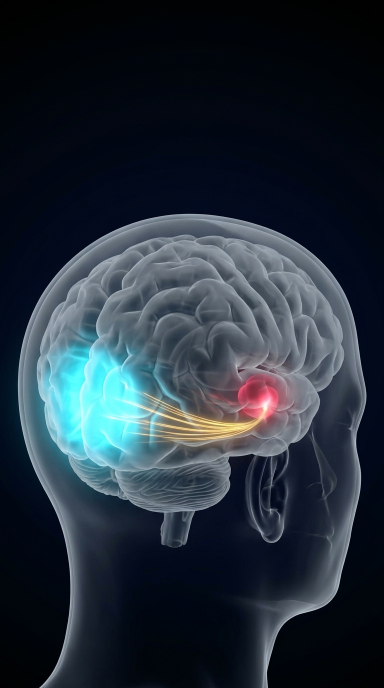
#> input picture BCI_Shorts_Channel/reference_style_anchors/brain_r78m_dual_mode_anchors/anchor_01_mode1_xray_drilldown_fusiform_amygdala.jpg, 768 x 1376 px, given in place of ., which was not available (shown at 1/2 size)
$ python -i render_qa_sheets.py   (imports and definitions only)
#> lines starting #> are read from the running program, lines starting #| are printed output that depends on the picture
"""
ALL ABOUT BRAIN — Coarse-to-Fine 2-Stage VLM Triage Sheet Builder (Tier S-3).

Standalone local-only utility & CLI (0 Google Flow / 0 network calls):
  - Stage 1 (Coarse): packs up to 12 images (4x3) onto exact 1536x1536 square JPEG contact
    sheets (~1,032-1,120 Gemini vision tokens each) with crisp tile borders & ID headers.
  - Stage 2 (Fine): extracts <= 384x384 square JPEG ROI crops (<= 258 tokens each) on
    suspect images or normalized bounding boxes without upscaling past 384x384.
"""

from __future__ import annotations

import argparse
import json
from pathlib import Path
import re
import sys
from typing import Any, Mapping, Sequence

from PIL import Image, ImageDraw, ImageFont, ImageOps

WORKSPACE_ROOT = Path(__file__).resolve().parent.parent
if str(WORKSPACE_ROOT) not in sys.path:
    sys.path.insert(0, str(WORKSPACE_ROOT))

_IMAGE_EXTS = (".png", ".jpg", ".jpeg", ".webp")


# [13 lines left out: function _load_triage_font, not called in this run]


def _natural_sort_key(path: Path) -> tuple[Any, ...]:
    parts = re.split(r"([0-9]+)", path.name.lower())
    return tuple(int(p) if p.isdigit() else p for p in parts)


def _safe_slug(text: str) -> str:
    return re.sub(r"[^a-zA-Z0-9_-]+", "_", str(text or "item")).strip("_")[:48] or "item"


# [81 lines left out: function render_coarse_triage_sheets, not called in this run]


def _resolve_bbox_norm(
    idx: int,
    label: str,
    stem: str,
    bboxes_norm: Sequence[Any] | Mapping[Any, Any] | None,
) -> tuple[float, float, float, float] | None:
    if bboxes_norm is None:
        return None
    raw: Any = None
    if isinstance(bboxes_norm, Mapping):
        for key in (idx, str(idx), label, stem):
            if key in bboxes_norm:
                raw = bboxes_norm[key]
                break
    elif isinstance(bboxes_norm, Sequence) and idx < len(bboxes_norm):
        raw = bboxes_norm[idx]
    if not isinstance(raw, (list, tuple)) or len(raw) != 4:
        return None
    x0, y0, x1, y1 = (float(v) for v in raw)
    x0, x1 = max(0.0, min(1.0, min(x0, x1))), max(0.0, min(1.0, max(x0, x1)))
    y0, y1 = max(0.0, min(1.0, min(y0, y1))), max(0.0, min(1.0, max(y0, y1)))
    if x1 <= x0 or y1 <= y0:
        return None
    return (x0, y0, x1, y1)


def render_fine_suspect_crops(
    image_paths: Sequence[str | Path],
    out_dir: str | Path,
    *,
    crop_size: int = 384,
    bboxes_norm: Sequence[Any] | Mapping[Any, Any] | None = None,
    labels: Sequence[str] | None = None,
) -> list[dict[str, Any]]:
    """
    Extract square fine-inspection JPEG crops (<= `crop_size x crop_size`, default <= 384x384,
    <= 258 Gemini vision tokens) centered on target/specified normalized ROIs without upscaling.
    """
#> called with out_dir = 'out.png', crop_size = 384
    paths = [Path(p) for p in (image_paths or ()) if Path(p).exists()]
    if not paths:
        return []
    out_path = Path(out_dir)
    out_path.mkdir(parents=True, exist_ok=True)
    max_side = max(32, int(crop_size))

    crops: list[dict[str, Any]] = []
    for idx, img_p in enumerate(paths):
        lbl = str(labels[idx]).strip() if (labels and idx < len(labels) and str(labels[idx]).strip()) else img_p.stem
        bbox = _resolve_bbox_norm(idx, lbl, img_p.stem, bboxes_norm)
        with Image.open(img_p) as im:
#> im is the input picture: PIL image 768x1376 RGB; mean R, G, B 37.2, 48, 58.9
            rgb = ImageOps.exif_transpose(im).convert("RGB")
            w, h = rgb.size
#> w = 768; h = 1376
            if bbox is not None:
                bx0, by0, bx1, by1 = bbox
                rx0, ry0 = int(round(bx0 * w)), int(round(by0 * h))
                rx1, ry1 = int(round(bx1 * w)), int(round(by1 * h))
                rw = max(1, rx1 - rx0)
                rh = max(1, ry1 - ry0)
                side = max(rw, rh)
                cx = (rx0 + rx1) // 2
                cy = (ry0 + ry1) // 2
                side = min(side, max(w, h))
                sx0 = max(0, min(max(0, w - min(side, w)), cx - side // 2))
                sy0 = max(0, min(max(0, h - min(side, h)), cy - side // 2))
                sx1 = min(w, sx0 + side)
                sy1 = min(h, sy0 + side)
                region = rgb.crop((sx0, sy0, sx1, sy1))
                cw, ch = region.size
                sq_side = min(max(cw, ch), max_side) if max(cw, ch) > max_side else max(cw, ch)
                if cw != ch:
                    # Aspect-preserving center pad into exact square without upscaling smaller axis
                    target_sq = Image.new("RGB", (max(cw, ch), max(cw, ch)), (16, 19, 25))
                    target_sq.paste(region, ((max(cw, ch) - cw) // 2, (max(cw, ch) - ch) // 2))
                    region = target_sq
                if region.width > max_side or region.height > max_side:
                    region = region.resize((sq_side, sq_side), Image.Resampling.LANCZOS)
                bbox_px = [sx0, sy0, sx1, sy1]
            else:
                min_dim = min(w, h)
#> min_dim = 768
                roi_side = min(min_dim, max(max_side, min_dim // 2)) if min_dim >= max_side else min_dim
#> roi_side = 384
                sx0 = max(0, (w - roi_side) // 2)
#> sx0 = 192
                sy0 = max(0, (h - roi_side) // 2)
#> sy0 = 496
                sx1 = min(w, sx0 + roi_side)
#> sx1 = 576
                sy1 = min(h, sy0 + roi_side)
#> sy1 = 880
                region = rgb.crop((sx0, sy0, sx1, sy1))
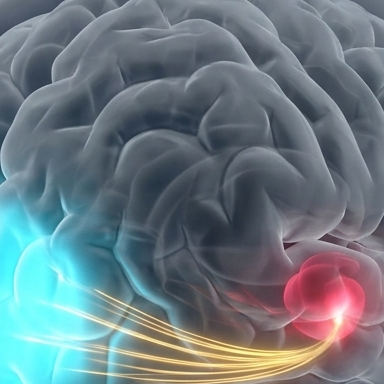
#> region: PIL image 384x384 RGB; mean R, G, B 108.2, 122.7, 129.7
                if region.width > max_side or region.height > max_side:
                    region = region.resize((max_side, max_side), Image.Resampling.LANCZOS)
                bbox_px = [sx0, sy0, sx1, sy1]
#> bbox_px = [192, 496, 576, 880]

        crop_file = out_path / f"triage_fine_{idx + 1:02d}_{_safe_slug(lbl)}.jpg"
#> pass 3 of the loop in render_fine_suspect_crops, `for idx, img_p in enumerate(paths):`:
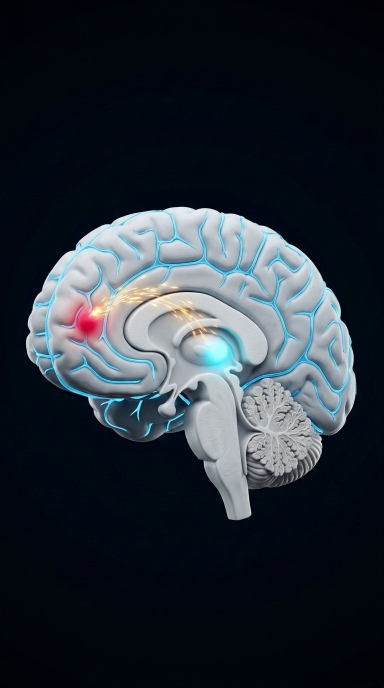
#> input picture BCI_Shorts_Channel/reference_style_anchors/brain_r78m_dual_mode_anchors/anchor_02_mode2_split_cutaway_relay.jpg, 768 x 1376 px, given in place of , which was not available (shown at 1/2 size)
#> in render_fine_suspect_crops, im is the input picture: PIL image 768x1376 RGB; mean R, G, B 39.3, 46.9, 55.7
#> in render_fine_suspect_crops, `region = rgb.crop((sx0, sy0, sx1, sy1))`:
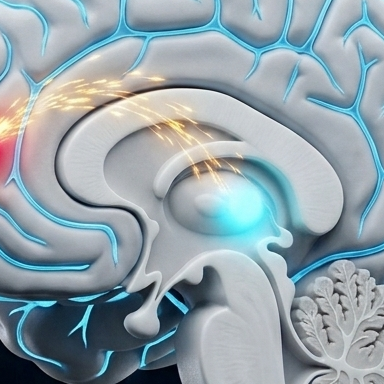
#> region: PIL image 384x384 RGB; mean R, G, B 146.6, 162.5, 169.9
#> the loop made 7 passes; the first 3 are shown
        region.save(crop_file, format="JPEG", quality=90, optimize=True)
        crops.append(
            {
                "crop_path": str(crop_file),
                "label": lbl,
                "source": str(img_p),
                "width": region.width,
                "height": region.height,
                "bbox_px": bbox_px,
            }
        )
    return crops


# [142 lines left out: functions _collect_project_images, _matches_suspect, _compact_cli_manifest, _resolve_project_dir, main, not called in this run]


# [2 lines not run here, left out]

>>> result = render_fine_suspect_crops('../BCI_Shorts_Channel/reference_style_anchors/brain_r78m_dual_mode_anchors/anchor_01_mode1_xray_drilldown_fusiform_amygdala.jpg', 'out.png')
